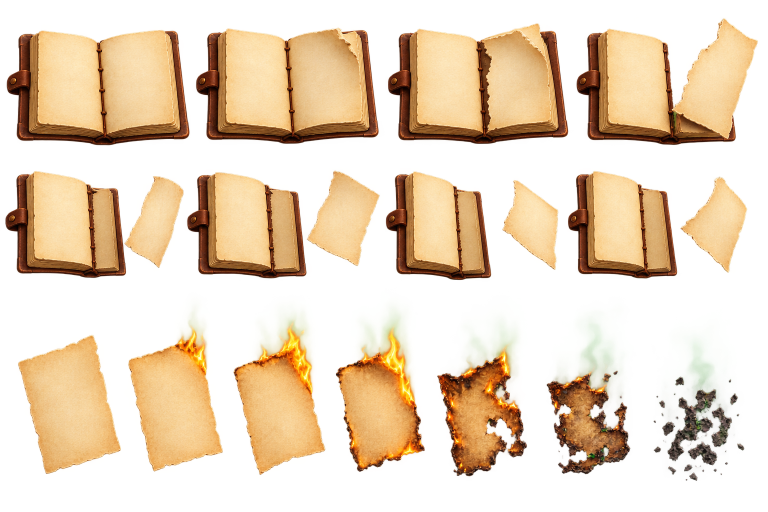
#> input picture assets/journal/_source_gpt_journal_sheet.png, 1536 x 1024 px (shown at 1/2 size)
$ python cut_rows.py ../assets/journal/_source_gpt_journal_sheet.png ../assets/journal/david_journal_ots.png ../assets/journal/david_journal_ots.png
#> lines starting #> are read from the running program, lines starting #| are printed output that depends on the picture; after the words box and inside, x2 and y2 are one past the last pixel; in counts of white or black regions, pixels touching at a corner belong together
"""Cut a green-screen sheet of pieces laid out in rows (Glen's gate kit, 11-14) into PNGs, read top row to bottom,
left to right in each row. Full size; writes <out>/kit.json with each piece's size.

python tools/cut_rows.py <sheet> <out dir> <name,name,...>
"""
import json, os, sys
import numpy as np
from PIL import Image
from scipy import ndimage
src, out, names = sys.argv[1], sys.argv[2], sys.argv[3].split(",")
a = np.asarray(Image.open(src).convert("RGB")).astype(float); r, g, b = a[..., 0], a[..., 1], a[..., 2]
#> after `r, g, b = (a[..., 0], a[..., 1], a[..., 2])`:
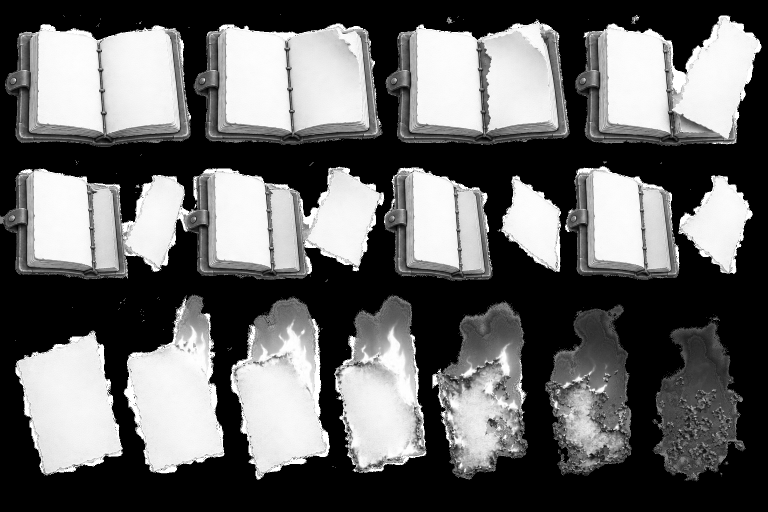
#> r: shape (1024, 1536) float64 (shown at 1/2 size); min 0, max 255, mean 102.8
#> after `r, g, b = (a[..., 0], a[..., 1], a[..., 2])`:
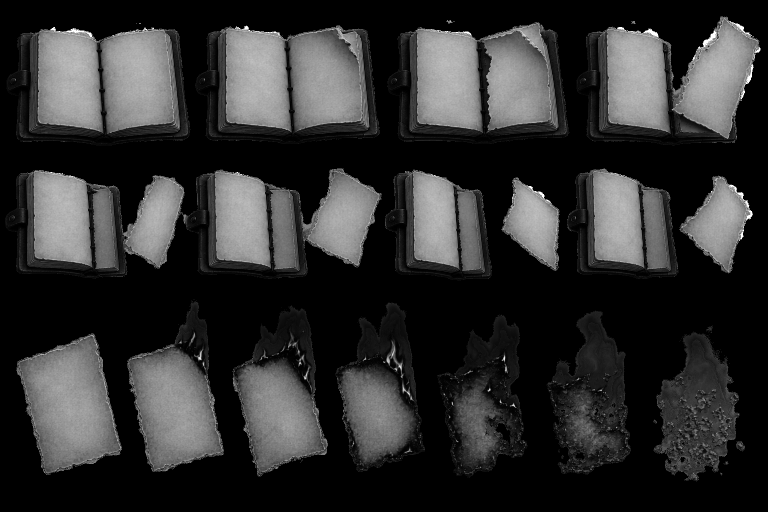
#> b: shape (1024, 1536) float64 (shown at 1/2 size); min 0, max 255, mean 48.2
alpha = np.clip((70 - (g - np.maximum(r, b))) / 50, 0, 1)
a[..., 1] = np.minimum(g, np.maximum(r, b) + 8)
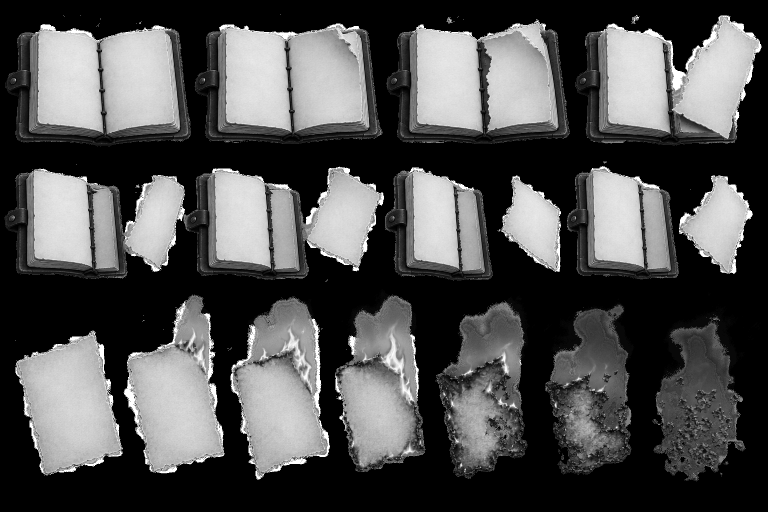
#> g: shape (1024, 1536) float64 (shown at 1/2 size); min 0, max 255, mean 80.7
rgba = np.dstack([a, alpha * 255]).clip(0, 255).astype(np.uint8)
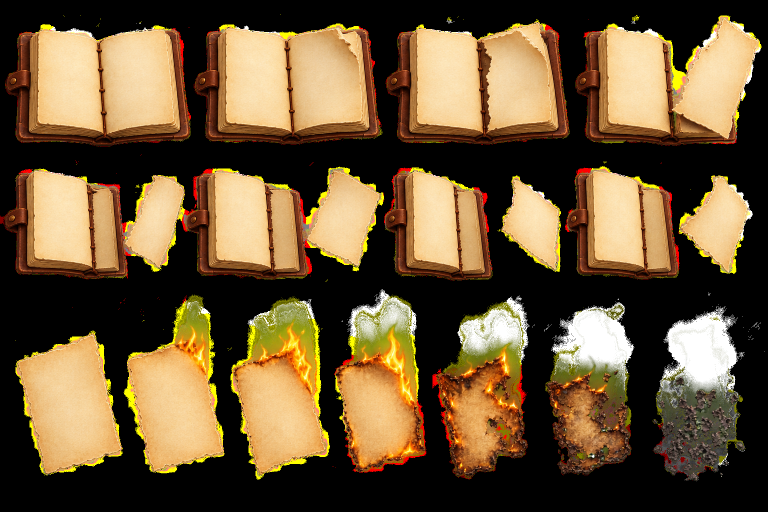
#> rgba: shape (1024, 1536, 4) (shown at 1/2 size); mean R, G, B, A 102.8, 80.7, 48.2, 247.5; transparent parts drawn white
lab, n = ndimage.label(ndimage.binary_closing(alpha > 0.5, iterations=4))
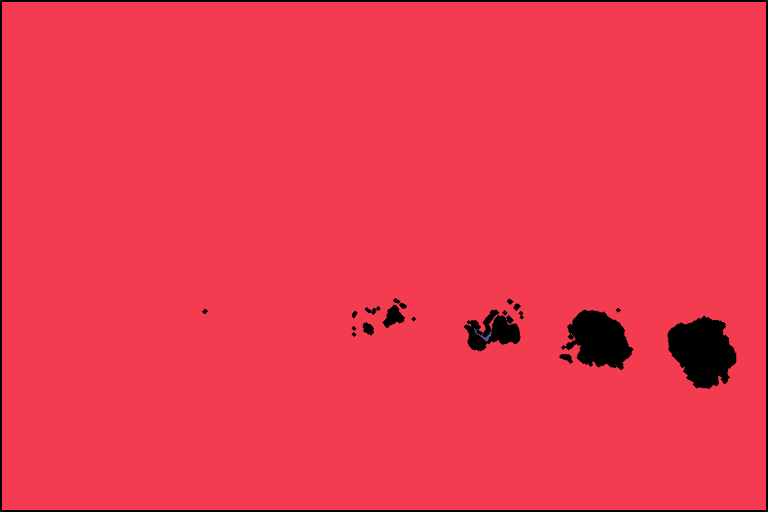
#> lab: shape (1024, 1536) int32 (shown at 1/2 size); 28 distinct labels, from 0 to 27; one colour per label, 0 black
#> n = 27
objs = ndimage.find_objects(lab); sizes = ndimage.sum(alpha > 0.5, lab, range(1, n + 1))
#> after `objs = ndimage.find_objects(lab)`: objs = 27 items
#> after `sizes = ndimage.sum(alpha > 0.5, lab, range(1, n + 1))`: sizes = 27 values, max 1505404 at index 0, min 0 at index 1, mean 55760
ps = [objs[i] for i in range(n) if sizes[i] > 3000]
#> ps = 1 item
ps.sort(key=lambda s: (s[0].start + s[0].stop) / 2)
rows = []
for s in ps:
    c = (s[0].start + s[0].stop) / 2
    if rows and abs(c - rows[-1][0]) < 60: rows[-1][1].append(s)
    else: rows.append([c, [s]])
#> this loop made 1 pass
#> c on pass 1: 512
#> after the loop, rows = 1 item
ps = [s for _, row in rows for s in sorted(row, key=lambda s: s[1].start)]
assert len(ps) == len(names), f"found {len(ps)} pieces, named {len(names)}"
os.makedirs(out, exist_ok=True); kit = {}
p = os.path.join(out, "kit.json")
if os.path.exists(p): kit = json.load(open(p))
for s, nm in zip(ps, names):
    m = (lab[s] > 0)[..., None]; piece = rgba[s] * m
    Image.fromarray(piece.astype(np.uint8), "RGBA").save(os.path.join(out, nm + ".png"))
    kit[nm] = {"w": s[1].stop - s[1].start, "h": s[0].stop - s[0].start}; print(nm, kit[nm])
#> this loop made 1 pass
#> nm on pass 1: '../assets/journal/david_journal_ots.png'
#| ../assets/journal/david_journal_ots.png {'w': 1528, 'h': 1016}
#> pass 1, `m = (lab[s] > 0)[..., None]`:
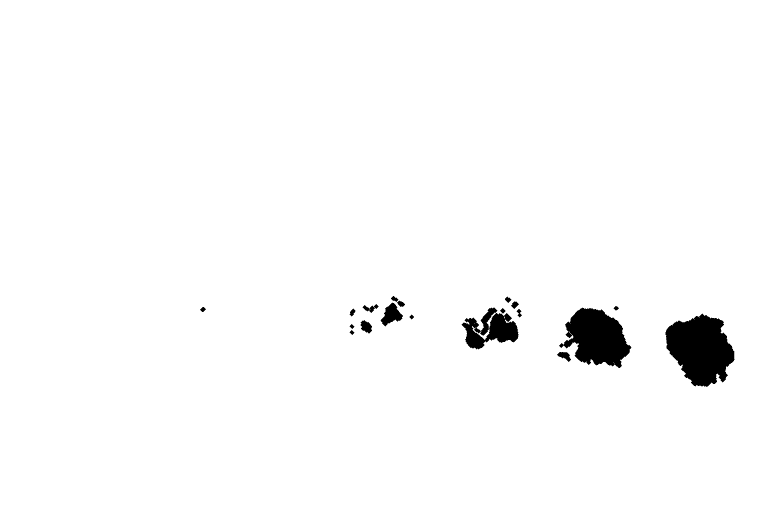
#> m: shape (1016, 1528, 1) bool (shown at 1/2 size); 97.9% white; 19 black regions, largest, box (x1, y1, x2, y2) and area: (1331, 627, 1469, 774) 13755, (1118, 615, 1263, 736) 10785, (923, 615, 1037, 699) 5070
#> pass 1, `piece = rgba[s] * m`:
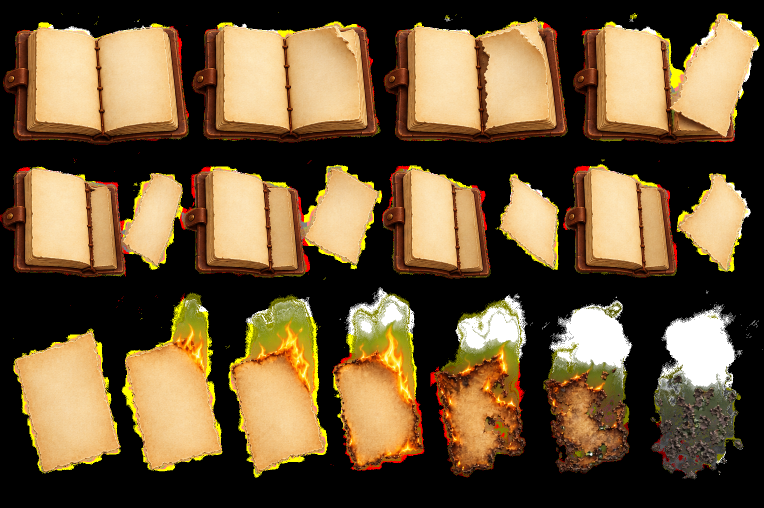
#> piece: shape (1016, 1528, 4) (shown at 1/2 size); mean R, G, B, A 103.1, 80.5, 48.5, 247.1; transparent parts drawn white
#> after the loop, kit = 1 item
json.dump(kit, open(p, "w"), indent=1)

$ run again, on assets/journal/journal_burn.png
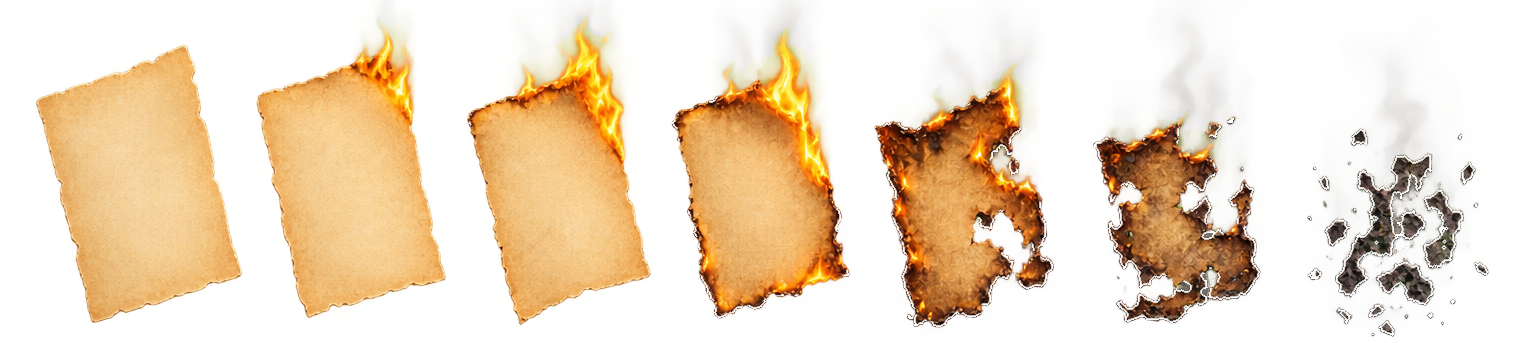
#> input picture assets/journal/journal_burn.png, 1533 x 343 px
#> alpha: shape (343, 1533) float64; every value is 1
#> `lab, n = ndimage.label(ndimage.binary_closing(alpha > 0.5, iterations=..`:
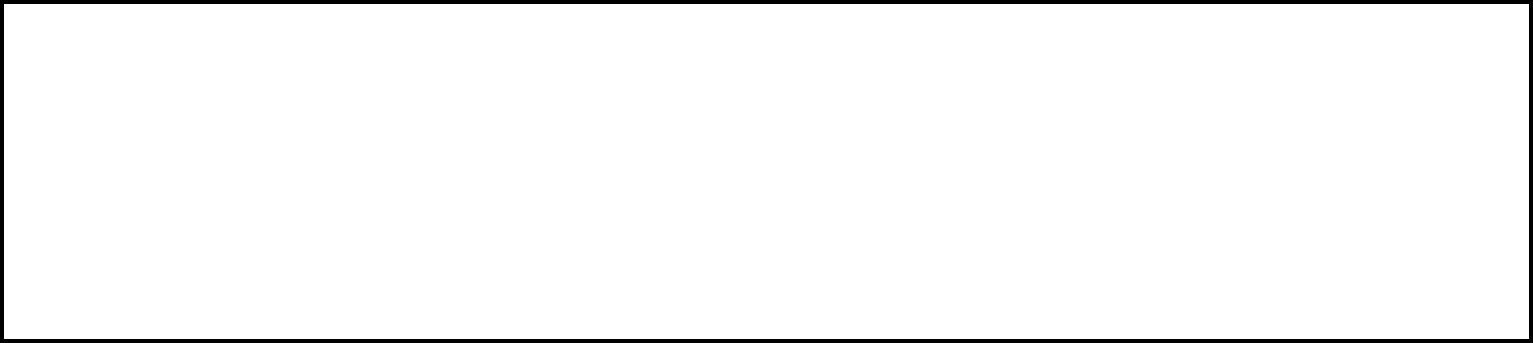
#> lab: shape (343, 1533) int32; values 0 (black) and 1 (white), 97.2% white; 1 black region, box (x1, y1, x2, y2) and area: (0, 0, 1533, 343) 14944
#> n = 1
#> objs = 1 item
#> sizes = [510875]
#> ps = 1 item
#> the loop `for s in ps:` made 1 pass
#> c on pass 1: 171.5
#> the loop `for s, nm in zip(ps, names):` made 1 pass
#> nm on pass 1: '../assets/journal/journal_burn.png'
#> (printed output is left out)
#> pass 1, `piece = rgba[s] * m`:
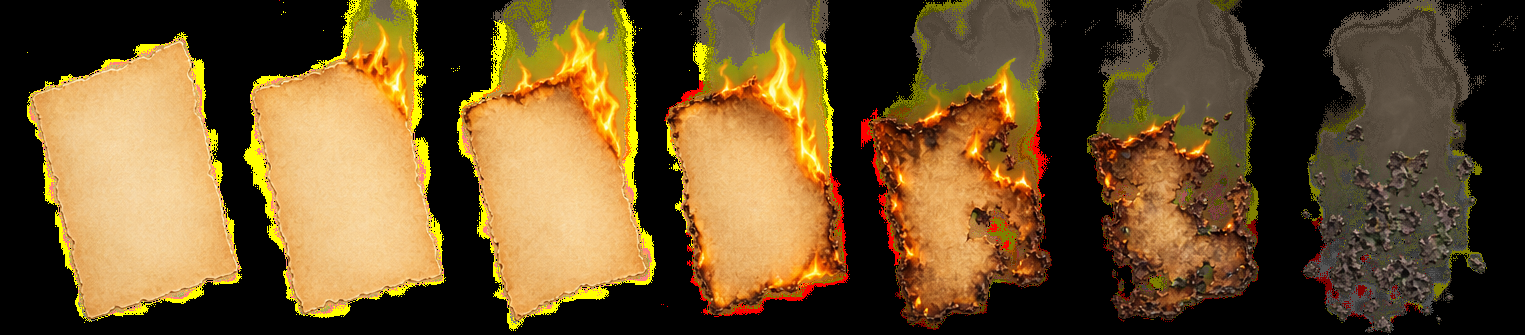
#> piece: shape (335, 1525, 4); mean R, G, B, A 108.1, 82.4, 43.1, 255

$ run again, on assets/journal/journal_marks.png
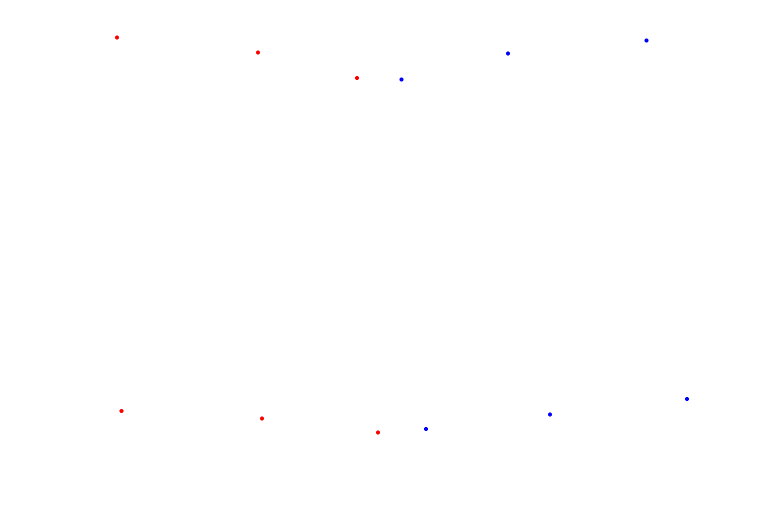
#> input picture assets/journal/journal_marks.png, 1536 x 1024 px (shown at 1/2 size)
#> r: shape (1024, 1536) float64; 100% white; 6 black regions, box (x1, y1, x2, y2) and area: (1289, 77, 1297, 85) 52, (1012, 103, 1020, 111) 52, (799, 155, 807, 163) 52, (1370, 794, 1378, 802) 52, (1096, 825, 1104, 833) 52, (848, 854, 856, 862) 52
#> g: shape (1024, 1536) float64; 100% white; 12 black regions, largest, box (x1, y1, x2, y2) and area: (230, 71, 238, 79) 52, (1289, 77, 1297, 85) 52, (512, 101, 520, 109) 52
#> b: shape (1024, 1536) float64; 100% white; 6 black regions, box (x1, y1, x2, y2) and area: (230, 71, 238, 79) 52, (512, 101, 520, 109) 52, (710, 152, 718, 160) 52, (239, 818, 247, 826) 52, (520, 833, 528, 841) 52, (752, 861, 760, 869) 52
#> alpha: shape (1024, 1536) float64; every value is 1
#> `lab, n = ndimage.label(ndimage.binary_closing(alpha > 0.5, iterations=..`:
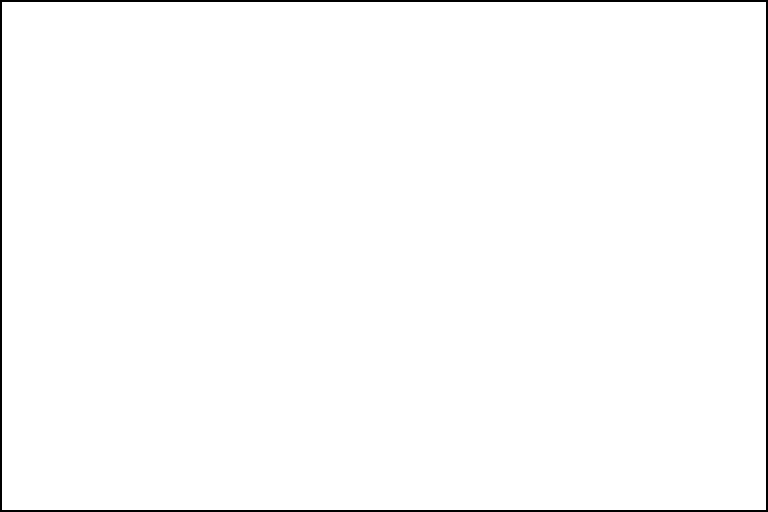
#> lab: shape (1024, 1536) int32 (shown at 1/2 size); values 0 (black) and 1 (white), 98.7% white; 1 black region, box (x1, y1, x2, y2) and area: (0, 0, 1536, 1024) 20416
#> n = 1
#> objs = 1 item
#> sizes = [1552448]
#> ps = 1 item
#> the loop `for s in ps:` made 1 pass
#> c on pass 1: 512
#> the loop `for s, nm in zip(ps, names):` made 1 pass
#> nm on pass 1: '../assets/journal/journal_marks.png'
#> (printed output is left out)

$ run again, on assets/journal/journal_tear.png
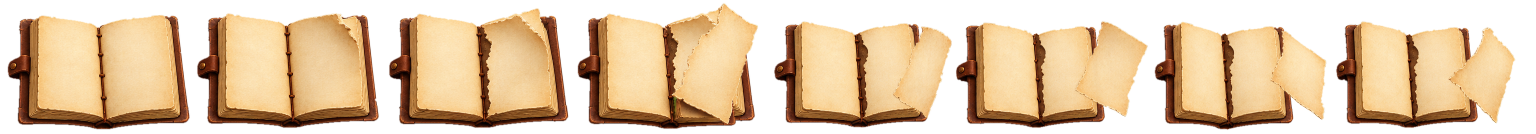
#> input picture assets/journal/journal_tear.png, 3072 x 267 px (shown at 1/2 size)
#> `lab, n = ndimage.label(ndimage.binary_closing(alpha > 0.5, iterations=..`:
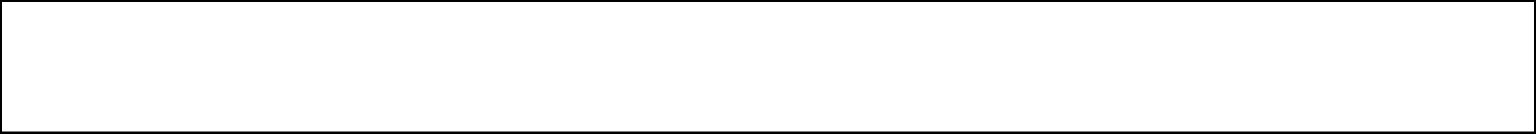
#> lab: shape (267, 3072) int32 (shown at 1/2 size); values 0 (black) and 1 (white), 96.8% white; 1 black region, box (x1, y1, x2, y2) and area: (0, 0, 3072, 267) 26648
#> n = 1
#> objs = 1 item
#> sizes = [793574]
#> ps = 1 item
#> the loop `for s in ps:` made 1 pass
#> c on pass 1: 133.5
#> the loop `for s, nm in zip(ps, names):` made 1 pass
#> nm on pass 1: '../assets/journal/journal_tear.png'
#> (printed output is left out)
#> pass 1, `piece = rgba[s] * m`:
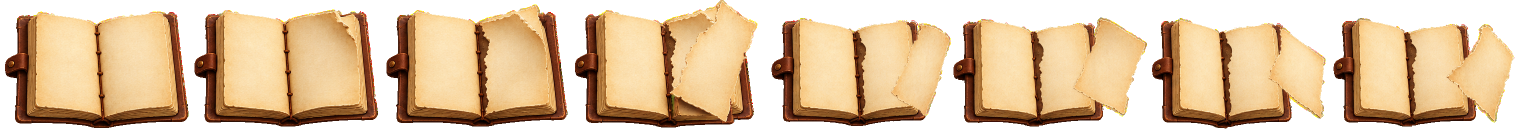
#> piece: shape (259, 3064, 4) (shown at 1/2 size); mean R, G, B, A 221, 193.1, 159.3, 255; transparent parts drawn white
